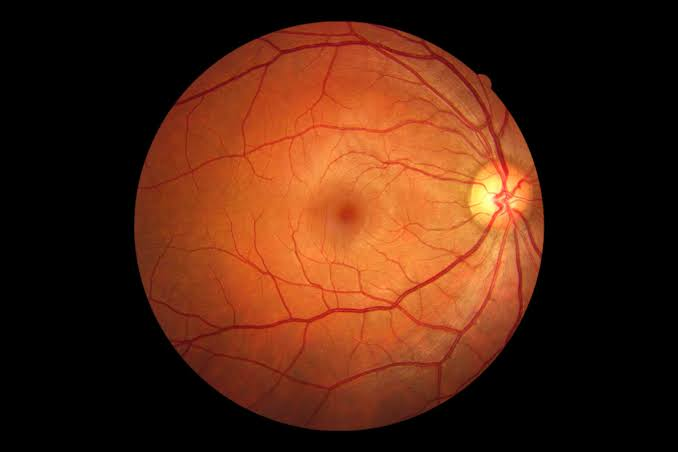
#> input picture sample_images/clinical_grade0_no_dr.jpg, 678 x 452 px
$ python -i quality.py   (imports and definitions only)   (older library calls are emulated)
#> lines starting #> are read from the running program, lines starting #| are printed output that depends on the picture; after the words box and inside, x2 and y2 are one past the last pixel; in counts of white or black regions, pixels touching at a corner belong together
#> further down, picture is the input picture: PIL image 678x452 RGB; mean R, G, B 79.2, 36.4, 17
"""
quality.py — Pre-inference Image Quality Gate for Retinal Fundus Scans.
L&T TECHNUM Feature 1: Validates blur, exposure, contrast, and retinal FoV.

Rule: If a scan fails, do NOT show a grade. Return quality score, pass/fail,
and human-readable reasons. Configurable threshold dictionary.
"""

from typing import Dict, Any
import cv2
import numpy as np
from PIL import Image

# Configurable clinical thresholds in a single centralized dictionary
QUALITY_THRESHOLDS = {
    "min_laplacian_var": 45.0,      # Below 45 indicates severe optical blur
    "min_brightness": 35.0,         # Mean pixel value below 35 is underexposed / dark
    "max_brightness": 215.0,        # Mean pixel value above 215 is overexposed / washed out
    "min_contrast_michelson": 0.28, # Minimum Michelson contrast across green/red channel
    "min_retina_fov_ratio": 0.20,   # At least 20% circular illuminated retinal mask in frame
}


def assess_scan_quality(
    pil_image: Image.Image,
    thresholds: Dict[str, float] = QUALITY_THRESHOLDS,
) -> Dict[str, Any]:
    """
    Evaluates retinal image quality using purely algorithmic OpenCV filters.

    Returns
    -------
    dict:
        quality_score: float (0.0 to 100.0)
        passed: bool
        reasons: list[str] (human-readable diagnostic feedback)
        metrics: dict (raw scalar measurements)
        user_guidance: str
    """
    reasons = []

    # Convert PIL to BGR OpenCV array
    rgb = np.array(pil_image.convert("RGB"))
    bgr = cv2.cvtColor(rgb, cv2.COLOR_RGB2BGR)
    gray = cv2.cvtColor(bgr, cv2.COLOR_BGR2GRAY)
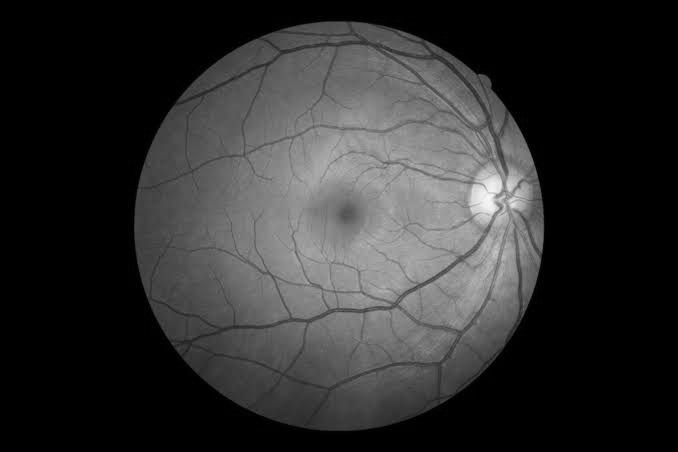
#> gray: shape (452, 678); min 0, max 247, mean 47

    # 1. Blur Detection (Variance of Laplacian)
    laplacian_var = float(cv2.Laplacian(gray, cv2.CV_64F).var())
#> laplacian_var = 76.3
    if laplacian_var < thresholds["min_laplacian_var"]:
        reasons.append(
            f"Excessive optical blur detected (Variance: {laplacian_var:.1f} < threshold {thresholds['min_laplacian_var']}). "
            f"Please stabilize patient eye and refocus."
        )

    # 2. Brightness / Exposure Check
    mean_brightness = float(np.mean(gray))
#> mean_brightness = 46.99
    if mean_brightness < thresholds["min_brightness"]:
        reasons.append(
            f"Underexposed / severely dark scan (Mean Brightness: {mean_brightness:.1f} < {thresholds['min_brightness']}). "
            f"Increase flash intensity or room darkness."
        )
    elif mean_brightness > thresholds["max_brightness"]:
        reasons.append(
            f"Overexposed / washed out scan (Mean Brightness: {mean_brightness:.1f} > {thresholds['max_brightness']}). "
            f"Reduce flash power to avoid glare saturation."
        )

    # 3. Contrast Check (Green channel - critical for retinal vessel tree)
    g_channel = rgb[:, :, 1]
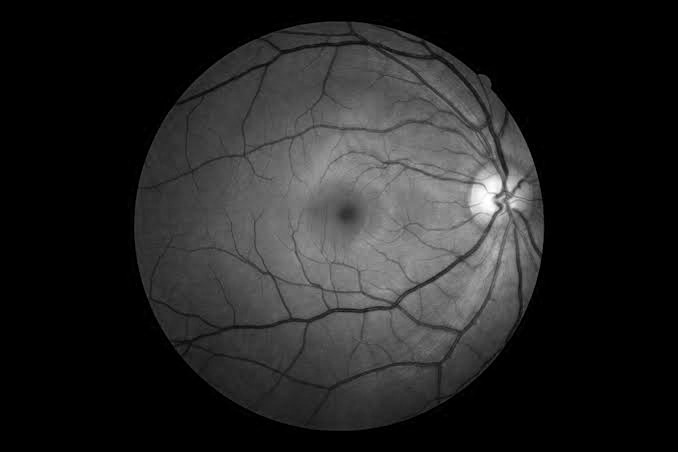
#> g_channel: shape (452, 678); min 0, max 255, mean 36.4
    g_min, g_max = float(np.percentile(g_channel, 2)), float(np.percentile(g_channel, 98))
#> g_min = 0; g_max = 140
    michelson_contrast = (g_max - g_min) / (g_max + g_min + 1e-6)
#> michelson_contrast = 1
    if michelson_contrast < thresholds["min_contrast_michelson"]:
        reasons.append(
            f"Low vascular contrast (Michelson: {michelson_contrast:.2f} < {thresholds['min_contrast_michelson']}). "
            f"Macula details are indistinct."
        )

    # 4. Field of View / Retina-Visible Check
    _, fg_mask = cv2.threshold(gray, 20, 255, cv2.THRESH_BINARY)
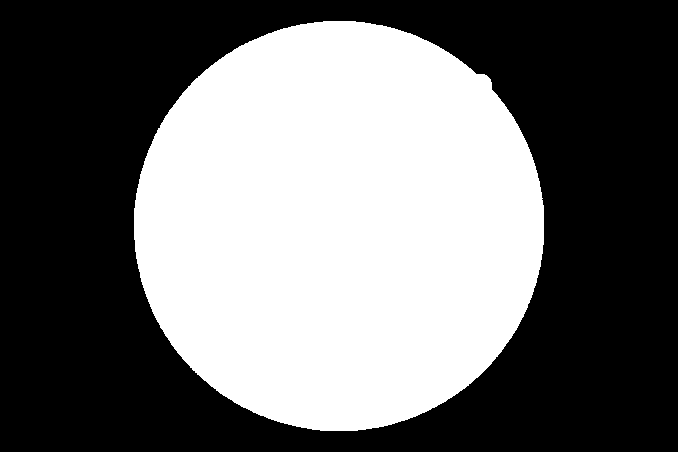
#> fg_mask: shape (452, 678); 43.2% white; 1 white region, box (x1, y1, x2, y2) and area: (134, 21, 544, 431) 132363
    fov_ratio = float(np.count_nonzero(fg_mask)) / float(gray.size)
#> fov_ratio = 0.432
    if fov_ratio < thresholds["min_retina_fov_ratio"]:
        reasons.append(
            f"Retinal circular field of view missing or off-center (Illuminated FoV: {fov_ratio*100:.1f}% < {thresholds['min_retina_fov_ratio']*100:.0f}%). "
            f"Align patient pupil directly with optical axis."
        )

    # Compute continuous quality score (0 to 100)
    score_blur = min(40.0, (laplacian_var / (thresholds["min_laplacian_var"] * 2.5)) * 40.0)
#> score_blur = 27.13
    score_exp = 30.0 if (thresholds["min_brightness"] <= mean_brightness <= thresholds["max_brightness"]) else 10.0
#> score_exp = 30
    score_fov = min(30.0, (fov_ratio / 0.50) * 30.0)
#> score_fov = 25.91
    total_score = round(max(5.0, min(100.0, score_blur + score_exp + score_fov)), 1)
#> total_score = 83

    passed = len(reasons) == 0

    return {
        "passed": passed,
        "quality_score": total_score,
        "reasons": reasons,
        "metrics": {
            "laplacian_var": round(laplacian_var, 2),
            "mean_brightness": round(mean_brightness, 2),
            "michelson_contrast": round(michelson_contrast, 3),
            "fov_ratio": round(fov_ratio, 3),
        },
        "user_guidance": (
            "Scan passes clinical quality gate."
            if passed
            else "Poor quality scan: please recapture or send for manual review."
        )
    }

>>> from PIL import Image
>>> picture = Image.open('sample_images/clinical_grade0_no_dr.jpg')
>>> result = assess_scan_quality(picture)
#> result = 5 items
